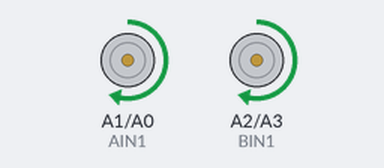
A sketch run on a simulated Arduino Uno, built with avr-gcc and run on an emulated ATmega328P. On the bench: motor-driver pin pairs drawn as motors (green arrow = first pin HIGH = forward, orange = second pin HIGH = backward, longer = more drive, scaled by the enable pin). What the sketch prints to the serial monitor is not drawn.

Above: at 0.1 s.
At 2.6 s:
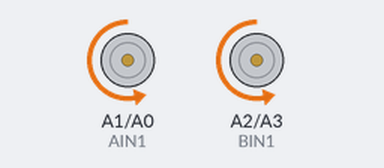
At 5.1 s:
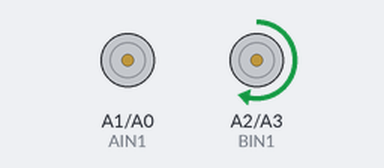
At 13.1 s:
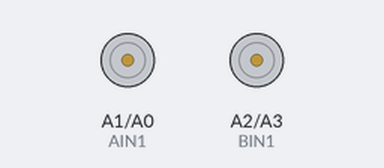
Timing chart, 0 to 14.6 s (numbered marks = the images above):
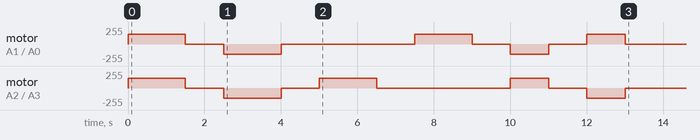

The sketch:

Motors_test.ino
```cpp
// =============================================
// PINII MOTOARELOR — AlphaBot2-Ar
// =============================================
#define PWMA 6   // Left motor speed (PWM)
#define AIN1 A1   // Left motor direction 1
#define AIN2 A0   // Left motor direction 2
#define PWMB 5   // Right motor speed (PWM)
#define BIN1 A2   // Right motor direction 1
#define BIN2 A3  // Right motor direction 2


void setup() {
  pinMode(PWMA, OUTPUT); pinMode(AIN1, OUTPUT); pinMode(AIN2, OUTPUT);
  pinMode(PWMB, OUTPUT); pinMode(BIN1, OUTPUT); pinMode(BIN2, OUTPUT);


  Serial.begin(115200);
  Serial.println("Test motoare — urmareste comportamentul");

  runTests();
}

void loop() {}  // toate testele ruleaza o singura data in setup

// =============================================
// FUNCTIA DE CONTROL MOTOARE
// =============================================
void setMotors(int leftSpeed, int rightSpeed) {
  // Motor STANGA
  if (leftSpeed >= 0) {
    digitalWrite(AIN1, HIGH);
    digitalWrite(AIN2, LOW);
  } else {
    digitalWrite(AIN1, LOW);
    digitalWrite(AIN2, HIGH);
    leftSpeed = -leftSpeed;
  }
  analogWrite(PWMA, constrain(leftSpeed, 0, 255));

  // Motor DREAPTA
  if (rightSpeed >= 0) {
    digitalWrite(BIN1, HIGH);
    digitalWrite(BIN2, LOW);
  } else {
    digitalWrite(BIN1, LOW);
    digitalWrite(BIN2, HIGH);
    rightSpeed = -rightSpeed;
  }
  analogWrite(PWMB, constrain(rightSpeed, 0, 255));
}

void stopMotors() {
  analogWrite(PWMA, 0);
  analogWrite(PWMB, 0);
}

// =============================================
// SECVENTA DE TESTE
// =============================================
void runTests() {
  // --- TEST 1: Inainte ---
  Serial.println("\nTest 1: INAINTE — ambele roti trebuie sa mearga inainte");
  setMotors(150, 150);
  delay(1500);
  stopMotors();
  delay(1000);

  // --- TEST 2: Inapoi ---
  Serial.println("Test 2: INAPOI — ambele roti trebuie sa mearga inapoi");
  setMotors(-150, -150);
  delay(1500);
  stopMotors();
  delay(1000);

  // --- TEST 3: Viraj stanga ---
  Serial.println("Test 3: VIRAJ STANGA — stanga sta, dreapta merge");
  setMotors(0, 150);
  delay(1500);
  stopMotors();
  delay(1000);

  // --- TEST 4: Viraj dreapta ---
  Serial.println("Test 4: VIRAJ DREAPTA — dreapta sta, stanga merge");
  setMotors(150, 0);
  delay(1500);
  stopMotors();
  delay(1000);

  // --- TEST 5: Rotatie pe loc stanga ---
  Serial.println("Test 5: ROTATIE PE LOC STANGA");
  setMotors(-150, 150);
  delay(1000);
  stopMotors();
  delay(1000);

  // --- TEST 6: Rotatie pe loc dreapta ---
  Serial.println("Test 6: ROTATIE PE LOC DREAPTA");
  setMotors(150, -150);
  delay(1000);
  stopMotors();

  Serial.println("\nGata! Verifica rezultatele de mai sus.");
}
```
